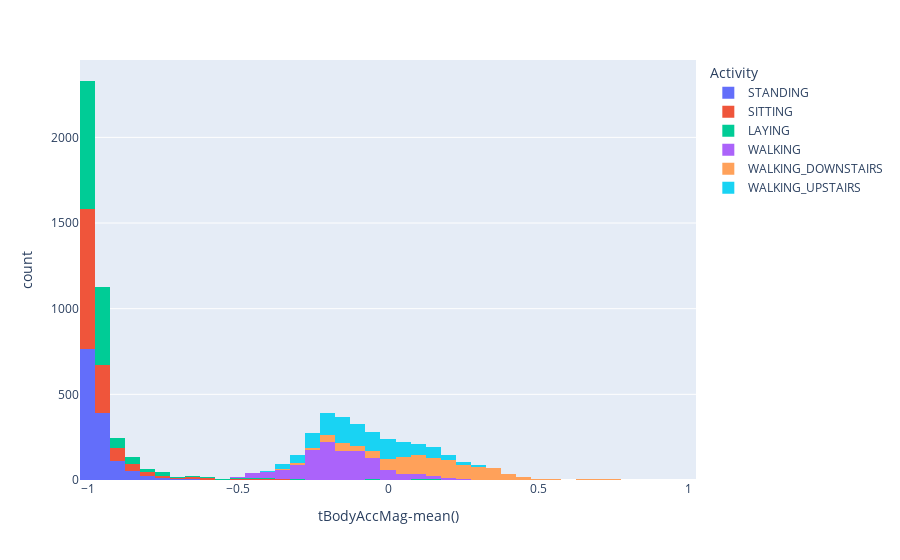

Write notebook code for a chart like this one.
### Markdown cell above
As seen from the plots given below, tBodyAccMag-mean() attribute differs signicantly with respect to dynamic and static activities

### Code cell
px.histogram(df,x='tBodyAccMag-mean()',color='Activity')

### Figure 1 — Plotly figure (JSON) as saved in the notebook; plotly's stock layout.template omitted (floating-point values rounded to 4 significant figures; data arrays with more than 128 entries replaced by an {"elided": "..."} marker saying what was removed)
{"data": [{"alignmentgroup": "True", "bingroup": "x", "hovertemplate": "Activity=STANDING<br>tBodyAccMag-mean()=%{x}<br>count=%{y}<extra></extra>", "legendgroup": "STANDING", "marker": {"color": "#636efa", "pattern": {"shape": ""}}, "name": "STANDING", "offsetgroup": "STANDING", "orientation": "v", "showlegend": true, "type": "histogram", "x": {"elided": "1374 float values"}, "xaxis": "x", "yaxis": "y"}, {"alignmentgroup": "True", "bingroup": "x", "hovertemplate": "Activity=SITTING<br>tBodyAccMag-mean()=%{x}<br>count=%{y}<extra></extra>", "legendgroup": "SITTING", "marker": {"color": "#EF553B", "pattern": {"shape": ""}}, "name": "SITTING", "offsetgroup": "SITTING", "orientation": "v", "showlegend": true, "type": "histogram", "x": {"elided": "1286 float values"}, "xaxis": "x", "yaxis": "y"}, {"alignmentgroup": "True", "bingroup": "x", "hovertemplate": "Activity=LAYING<br>tBodyAccMag-mean()=%{x}<br>count=%{y}<extra></extra>", "legendgroup": "LAYING", "marker": {"color": "#00cc96", "pattern": {"shape": ""}}, "name": "LAYING", "offsetgroup": "LAYING", "orientation": "v", "showlegend": true, "type": "histogram", "x": {"elided": "1407 float values"}, "xaxis": "x", "yaxis": "y"}, {"alignmentgroup": "True", "bingroup": "x", "hovertemplate": "Activity=WALKING<br>tBodyAccMag-mean()=%{x}<br>count=%{y}<extra></extra>", "legendgroup": "WALKING", "marker": {"color": "#ab63fa", "pattern": {"shape": ""}}, "name": "WALKING", "offsetgroup": "WALKING", "orientation": "v", "showlegend": true, "type": "histogram", "x": {"elided": "1226 float values"}, "xaxis": "x", "yaxis": "y"}, {"alignmentgroup": "True", "bingroup": "x", "hovertemplate": "Activity=WALKING_DOWNSTAIRS<br>tBodyAccMag-mean()=%{x}<br>count=%{y}<extra></extra>", "legendgroup": "WALKING_DOWNSTAIRS", "marker": {"color": "#FFA15A", "pattern": {"shape": ""}}, "name": "WALKING_DOWNSTAIRS", "offsetgroup": "WALKING_DOWNSTAIRS", "orientation": "v", "showlegend": true, "type": "histogram", "x": {"elided": "986 float values"}, "xaxis": "x", "yaxis": "y"}, {"alignmentgroup": "True", "bingroup": "x", "hovertemplate": "Activity=WALKING_UPSTAIRS<br>tBodyAccMag-mean()=%{x}<br>count=%{y}<extra></extra>", "legendgroup": "WALKING_UPSTAIRS", "marker": {"color": "#19d3f3", "pattern": {"shape": ""}}, "name": "WALKING_UPSTAIRS", "offsetgroup": "WALKING_UPSTAIRS", "orientation": "v", "showlegend": true, "type": "histogram", "x": {"elided": "1073 float values"}, "xaxis": "x", "yaxis": "y"}], "layout": {"barmode": "relative", "legend": {"title": {"text": "Activity"}, "tracegroupgap": 0}, "margin": {"t": 60}, "xaxis": {"anchor": "y", "domain": [0, 1], "title": {"text": "tBodyAccMag-mean()"}}, "yaxis": {"anchor": "x", "domain": [0, 1], "title": {"text": "count"}}}}
